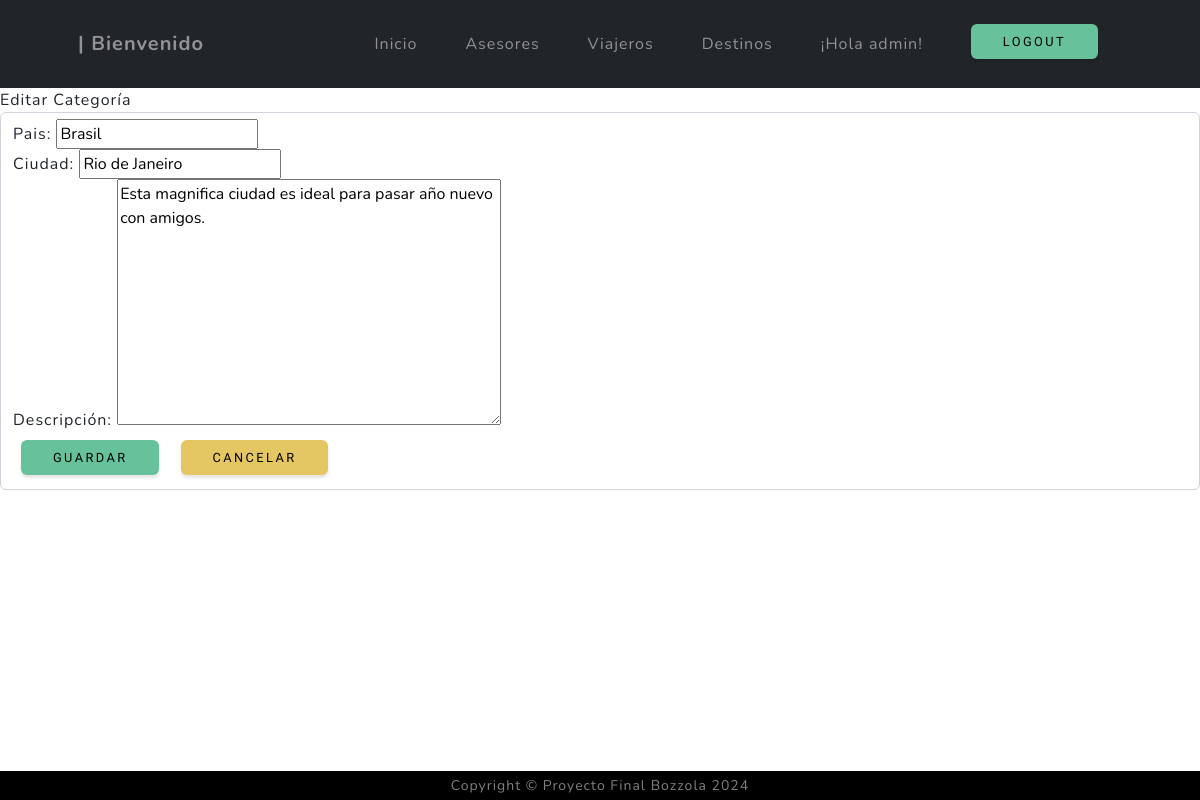
The page /viaje/viaje/update/3/ (signed in) on the database its author committed.
### viaje/models.py (models this page shows, shortened)
class ViajeCategoria(models.Model):
    pais = models.CharField(max_length=100)
    ciudad = models.CharField(max_length=100)
    descripcion = models.TextField(null=True, blank=True, verbose_name="descripción")
    class Meta:
        verbose_name = "categoría de destino"
        verbose_name_plural = "categorías de destinos"

### viaje/views.py (the view)
# urls.py: path("viaje/update/<int:pk>/", ViajeCategoriaUpdate.as_view(), name="viajecategoria_update"),
class ViajeCategoriaUpdate(LoginRequiredMixin, UpdateView):
    model = ViajeCategoria
    form_class = ViajeCategoriaForm2
    success_url = reverse_lazy("viaje:viajecategoria_list")

### viaje/forms.py
class ViajeCategoriaForm2(forms.ModelForm):
    class Meta:
        model = ViajeCategoria
        fields = ['pais','ciudad','descripcion']

### viaje/templates/viaje/viajecategoria_form.html (shortened to what this page needs)
{% extends 'Coder/base.html' %}
{% block content_title %}
    {% if form.instance.pk %}
        Editar
    {% else %}
        Crear
    {% endif %}
        Categoría
{% endblock content_title %}
{% block contenido %}
    <form method="post" class="form-control">
        {{ form }}
        <button type="submit" class="py-2 btn btn-success m-2">Guardar</button>
        <a href="{% url 'viaje:viajecategoria_list' %}" class="py-2 btn btn-warning m-2">Cancelar</a>
    </form>
{% endblock contenido %}

### Coder/templates/Coder/navbar.html (shortened to what this page needs)
{% load static %}
<nav class="navbar navbar-expand-lg navbar-dark bg-dark" id="mainNav">
    <div class="container px-4 px-lg-5">
        <a class="navbar-brand" href="{% url 'Coder:index' %}">| Bienvenido</a>
        <div class="collapse navbar-collapse" id="navbarResponsive">
            <ul class="navbar-nav ms-auto">
            {% if user.is_authenticated %}
                <li class="nav-item"><a class="nav-link {% if request.path == '/' %} active {% endif %}" href="{% url 'Coder:index' %}">Inicio</a></li>
                <li class="nav-item"><a class="nav-link {% if '/asesor/' in request.path %} active {% endif %} " href="{% url 'asesor:index' %}">Asesores</a></li>
                <li class="nav-item"><a class="nav-link {% if '/viajero/' in request.path %} active {% endif %} " href="{% url 'viajero:index' %}">Viajeros</a></li>
                <li class="nav-item"><a class="nav-link {% if '/viaje/' in request.path %} active {% endif %} " href="{% url 'viaje:index' %}">Destinos</a></li>
                <li class="nav-item nav-link"><a> ¡Hola {{ user.username }}!</a></li>
                <li class="navbar-nav ms-auto ">
                    <form action="{% url 'Coder:logout' %}" method="post">
                        <button type="submit" class="py-2 btn btn-success m-4">Logout</button>
                    </form>
                </li>
            {% else %}
                <li class="nav-item"><a class="nav-link {% if '/login/' in request.path %} active {% endif %} " href="{% url 'Coder:login' %}">Login</a></li>
                <li class="nav-item"><a class="nav-link {% if '/register/' in request.path %} active {% endif %} " href="{% url 'Coder:register' %}">Registrarse</a></li>
            {% endif %}
            </ul>
        </div>
    </div>
</nav>

### rows shown on the page
ViajeCategoria: pais "Brasil", ciudad "Rio de Janeiro", descripcion "Esta magnifica ciudad es ideal para pasar año nuevo con amigos."

### other values the page prints
{{ user.username }} "admin"
